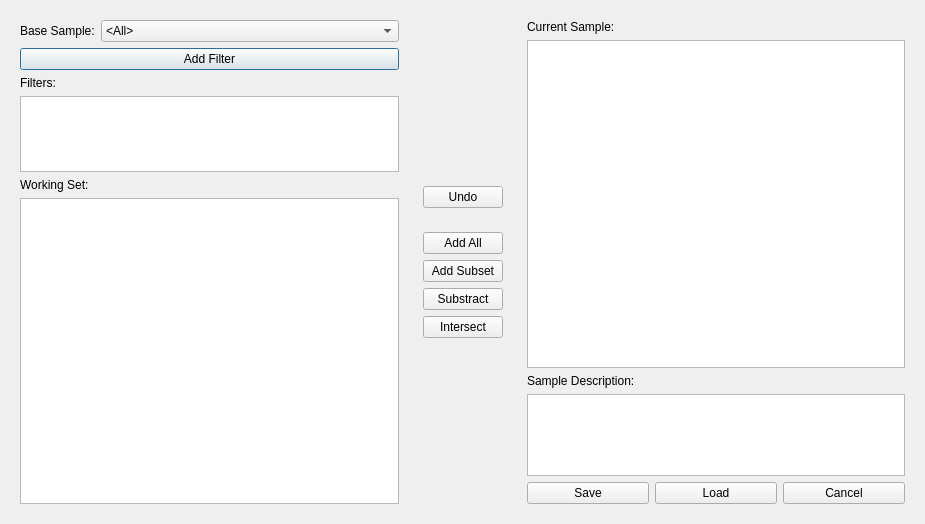
<?xml version="1.0" encoding="UTF-8"?>
<ui version="4.0">
 <class>SampleSelectDialog</class>
 <widget class="QDialog" name="SampleSelectDialog">
  <property name="geometry">
   <rect>
    <x>0</x>
    <y>0</y>
    <width>925</width>
    <height>524</height>
   </rect>
  </property>
  <property name="windowTitle">
   <string>Dialog</string>
  </property>
  <layout class="QHBoxLayout" name="horizontalLayout" stretch="1,0,1">
   <item>
    <widget class="QFrame" name="frame">
     <property name="frameShape">
      <enum>QFrame::NoFrame</enum>
     </property>
     <property name="frameShadow">
      <enum>QFrame::Raised</enum>
     </property>
     <layout class="QVBoxLayout" name="verticalLayout" stretch="0,0,0,1,0,4">
      <item>
       <widget class="QFrame" name="frame_5">
        <property name="frameShape">
         <enum>QFrame::NoFrame</enum>
        </property>
        <property name="frameShadow">
         <enum>QFrame::Raised</enum>
        </property>
        <layout class="QFormLayout" name="formLayout">
         <property name="leftMargin">
          <number>0</number>
         </property>
         <property name="topMargin">
          <number>0</number>
         </property>
         <property name="rightMargin">
          <number>0</number>
         </property>
         <property name="bottomMargin">
          <number>0</number>
         </property>
         <item row="0" column="0">
          <widget class="QLabel" name="label_5">
           <property name="text">
            <string>Base Sample:</string>
           </property>
           <property name="buddy">
            <cstring>comboBox</cstring>
           </property>
          </widget>
         </item>
         <item row="0" column="1">
          <widget class="QComboBox" name="comboBox">
           <item>
            <property name="text">
             <string>&lt;All&gt;</string>
            </property>
           </item>
          </widget>
         </item>
        </layout>
       </widget>
      </item>
      <item>
       <widget class="QPushButton" name="add_filter_button">
        <property name="text">
         <string>Add Filter</string>
        </property>
       </widget>
      </item>
      <item>
       <widget class="QLabel" name="label_4">
        <property name="text">
         <string>Filters:</string>
        </property>
       </widget>
      </item>
      <item>
       <widget class="QListView" name="filters">
        <property name="toolTip">
         <string>Right click to remove filters</string>
        </property>
       </widget>
      </item>
      <item>
       <widget class="QLabel" name="label">
        <property name="text">
         <string>Working Set:</string>
        </property>
       </widget>
      </item>
      <item>
       <widget class="QListView" name="working_set_view">
        <property name="toolTip">
         <string>Right click to add subjects to current sample</string>
        </property>
       </widget>
      </item>
     </layout>
    </widget>
   </item>
   <item>
    <widget class="QFrame" name="frame_2">
     <property name="frameShape">
      <enum>QFrame::NoFrame</enum>
     </property>
     <property name="frameShadow">
      <enum>QFrame::Raised</enum>
     </property>
     <layout class="QVBoxLayout" name="verticalLayout_3" stretch="9,0,1,0,0,0,0,9">
      <item>
       <spacer name="verticalSpacer">
        <property name="orientation">
         <enum>Qt::Vertical</enum>
        </property>
        <property name="sizeHint" stdset="0">
         <size>
          <width>20</width>
          <height>40</height>
         </size>
        </property>
       </spacer>
      </item>
      <item>
       <widget class="QPushButton" name="undo_button">
        <property name="toolTip">
         <string>Undo last operation</string>
        </property>
        <property name="text">
         <string>Undo</string>
        </property>
       </widget>
      </item>
      <item>
       <spacer name="verticalSpacer_3">
        <property name="orientation">
         <enum>Qt::Vertical</enum>
        </property>
        <property name="sizeHint" stdset="0">
         <size>
          <width>20</width>
          <height>40</height>
         </size>
        </property>
       </spacer>
      </item>
      <item>
       <widget class="QPushButton" name="add_all_button">
        <property name="toolTip">
         <string>Add subjects in workingset to sample</string>
        </property>
        <property name="text">
         <string>Add All</string>
        </property>
       </widget>
      </item>
      <item>
       <widget class="QPushButton" name="add_subset_button">
        <property name="toolTip">
         <string>Add a random subset of the working set to the current sample</string>
        </property>
        <property name="text">
         <string>Add Subset</string>
        </property>
       </widget>
      </item>
      <item>
       <widget class="QPushButton" name="remove_button">
        <property name="toolTip">
         <string>Remove subject in working set from sample</string>
        </property>
        <property name="text">
         <string>Substract</string>
        </property>
       </widget>
      </item>
      <item>
       <widget class="QPushButton" name="intersect_button">
        <property name="toolTip">
         <string>Keep in sample ONLY subject which are also in the working set</string>
        </property>
        <property name="text">
         <string>Intersect</string>
        </property>
       </widget>
      </item>
      <item>
       <spacer name="verticalSpacer_2">
        <property name="orientation">
         <enum>Qt::Vertical</enum>
        </property>
        <property name="sizeHint" stdset="0">
         <size>
          <width>20</width>
          <height>40</height>
         </size>
        </property>
       </spacer>
      </item>
     </layout>
    </widget>
   </item>
   <item>
    <widget class="QFrame" name="frame_3">
     <property name="frameShape">
      <enum>QFrame::NoFrame</enum>
     </property>
     <property name="frameShadow">
      <enum>QFrame::Raised</enum>
     </property>
     <layout class="QVBoxLayout" name="verticalLayout_2" stretch="0,4,0,1,0">
      <item>
       <widget class="QLabel" name="label_2">
        <property name="text">
         <string>Current Sample:</string>
        </property>
       </widget>
      </item>
      <item>
       <widget class="QListView" name="current_view">
        <property name="toolTip">
         <string>Right click to remove subjects</string>
        </property>
       </widget>
      </item>
      <item>
       <widget class="QLabel" name="label_3">
        <property name="text">
         <string>Sample Description:</string>
        </property>
        <property name="margin">
         <number>0</number>
        </property>
       </widget>
      </item>
      <item>
       <widget class="QPlainTextEdit" name="description"/>
      </item>
      <item>
       <widget class="QFrame" name="frame_4">
        <property name="frameShape">
         <enum>QFrame::NoFrame</enum>
        </property>
        <property name="frameShadow">
         <enum>QFrame::Raised</enum>
        </property>
        <layout class="QHBoxLayout" name="horizontalLayout_2">
         <property name="leftMargin">
          <number>0</number>
         </property>
         <property name="topMargin">
          <number>0</number>
         </property>
         <property name="rightMargin">
          <number>0</number>
         </property>
         <property name="bottomMargin">
          <number>0</number>
         </property>
         <item>
          <widget class="QPushButton" name="save_button">
           <property name="text">
            <string>Save</string>
           </property>
          </widget>
         </item>
         <item>
          <widget class="QPushButton" name="load_button">
           <property name="text">
            <string>Load</string>
           </property>
          </widget>
         </item>
         <item>
          <widget class="QPushButton" name="cancel_button">
           <property name="text">
            <string>Cancel</string>
           </property>
          </widget>
         </item>
        </layout>
       </widget>
      </item>
     </layout>
    </widget>
   </item>
  </layout>
 </widget>
 <tabstops>
  <tabstop>comboBox</tabstop>
  <tabstop>filters</tabstop>
  <tabstop>working_set_view</tabstop>
  <tabstop>undo_button</tabstop>
  <tabstop>add_all_button</tabstop>
  <tabstop>add_subset_button</tabstop>
  <tabstop>remove_button</tabstop>
  <tabstop>intersect_button</tabstop>
  <tabstop>current_view</tabstop>
  <tabstop>save_button</tabstop>
  <tabstop>load_button</tabstop>
  <tabstop>cancel_button</tabstop>
 </tabstops>
 <resources/>
 <connections>
  <connection>
   <sender>cancel_button</sender>
   <signal>clicked()</signal>
   <receiver>SampleSelectDialog</receiver>
   <slot>reject()</slot>
   <hints>
    <hint type="sourcelabel">
     <x>857</x>
     <y>486</y>
    </hint>
    <hint type="destinationlabel">
     <x>822</x>
     <y>519</y>
    </hint>
   </hints>
  </connection>
 </connections>
</ui>
